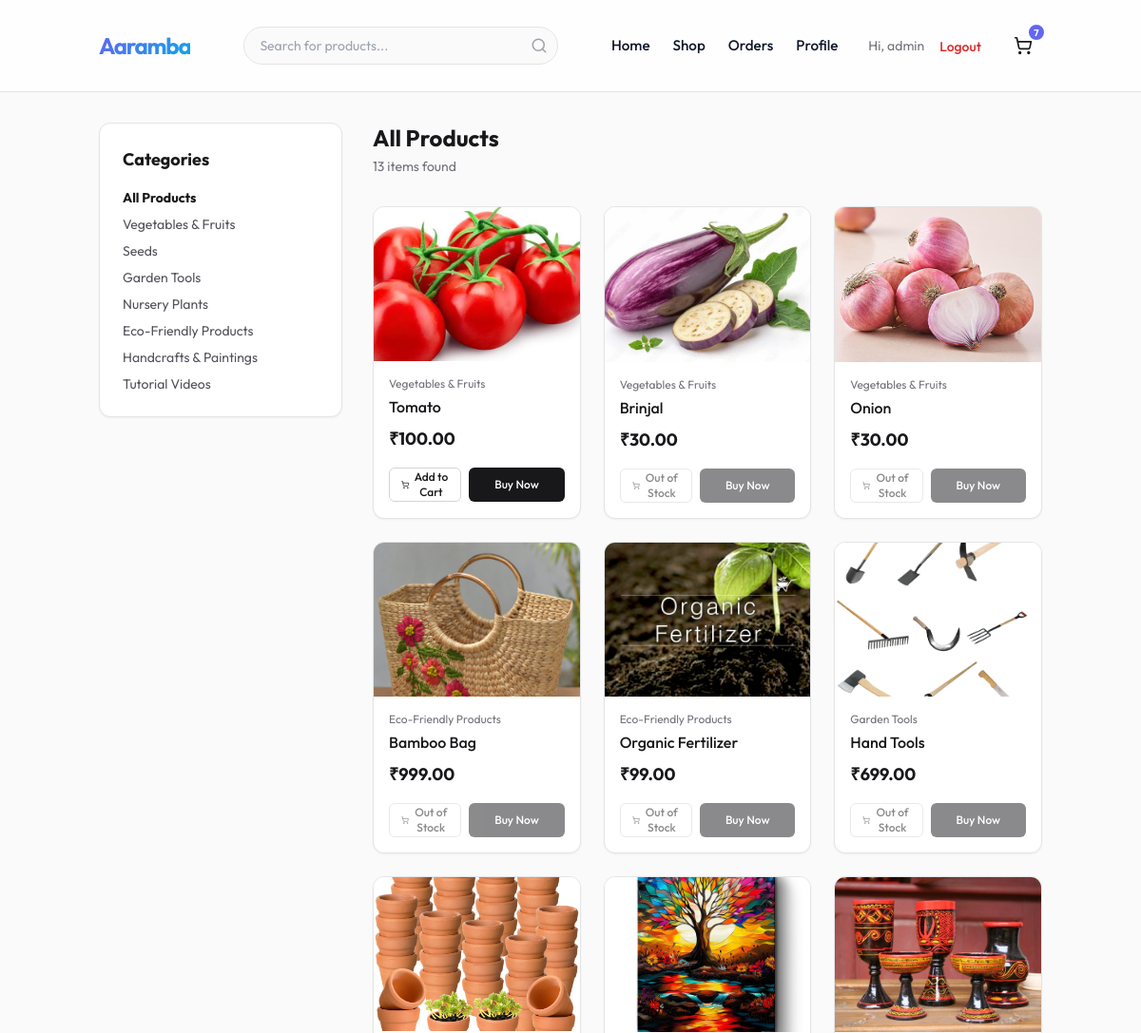
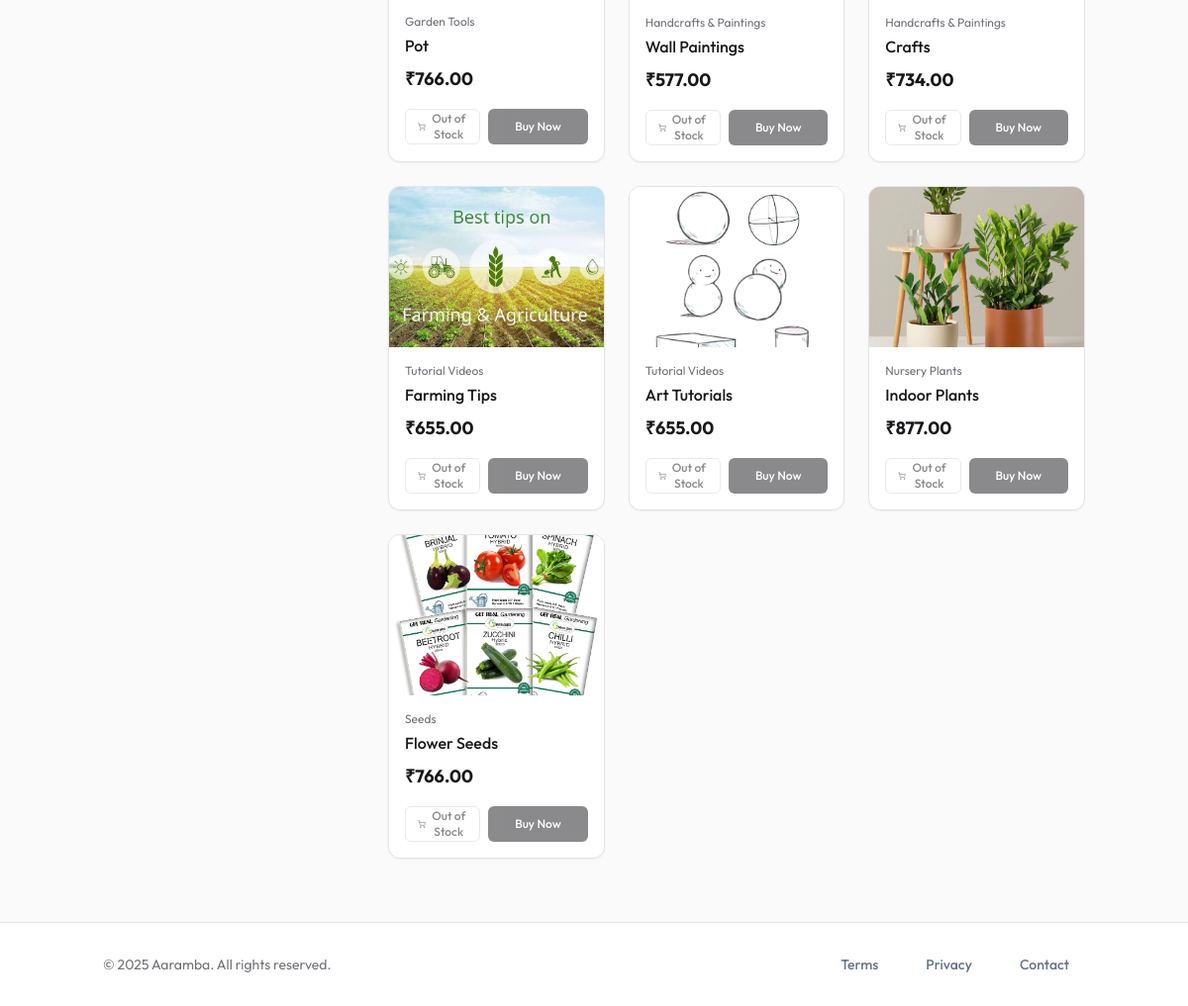
The page /products/ (signed in) on the database as committed earlier (2 pictures, top to bottom).
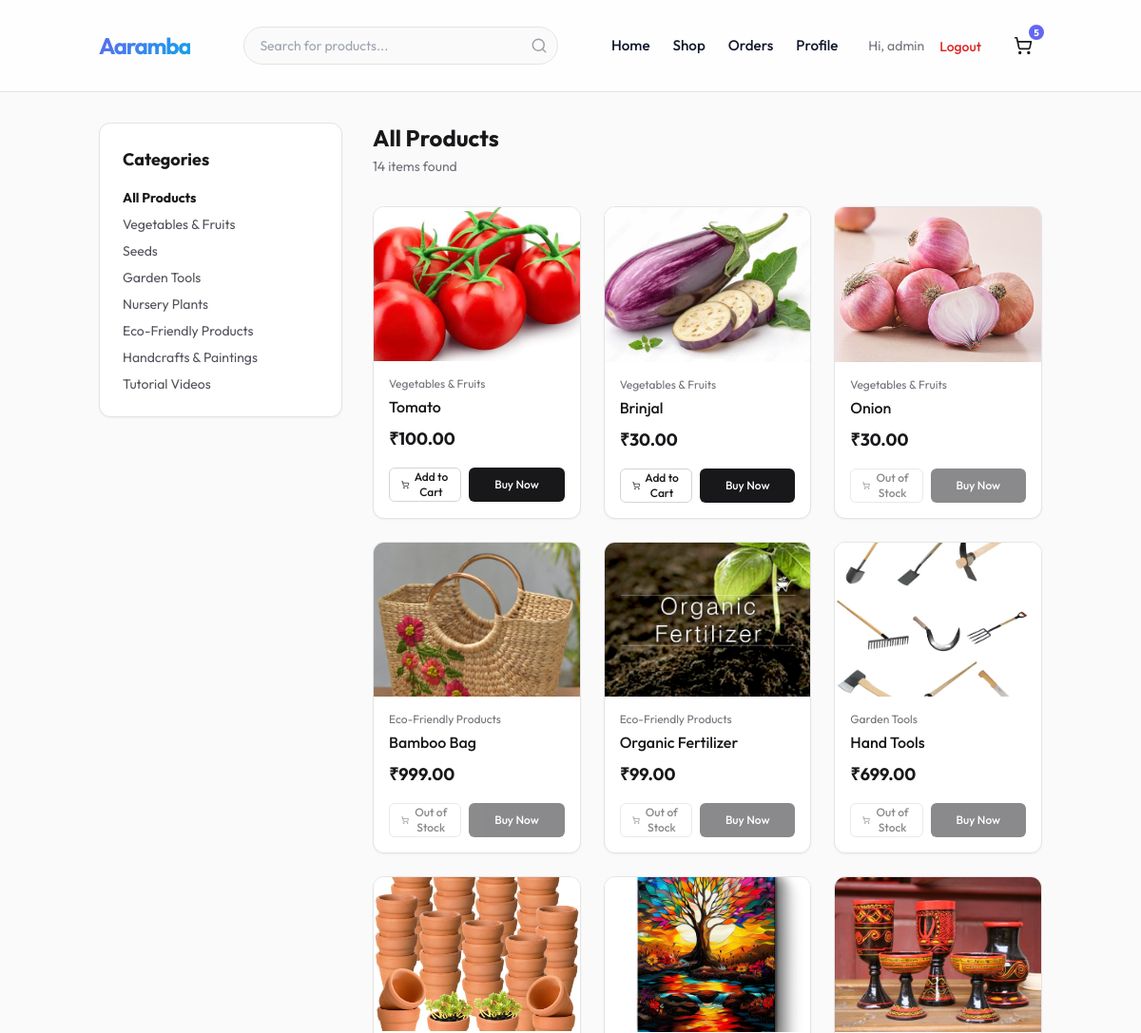
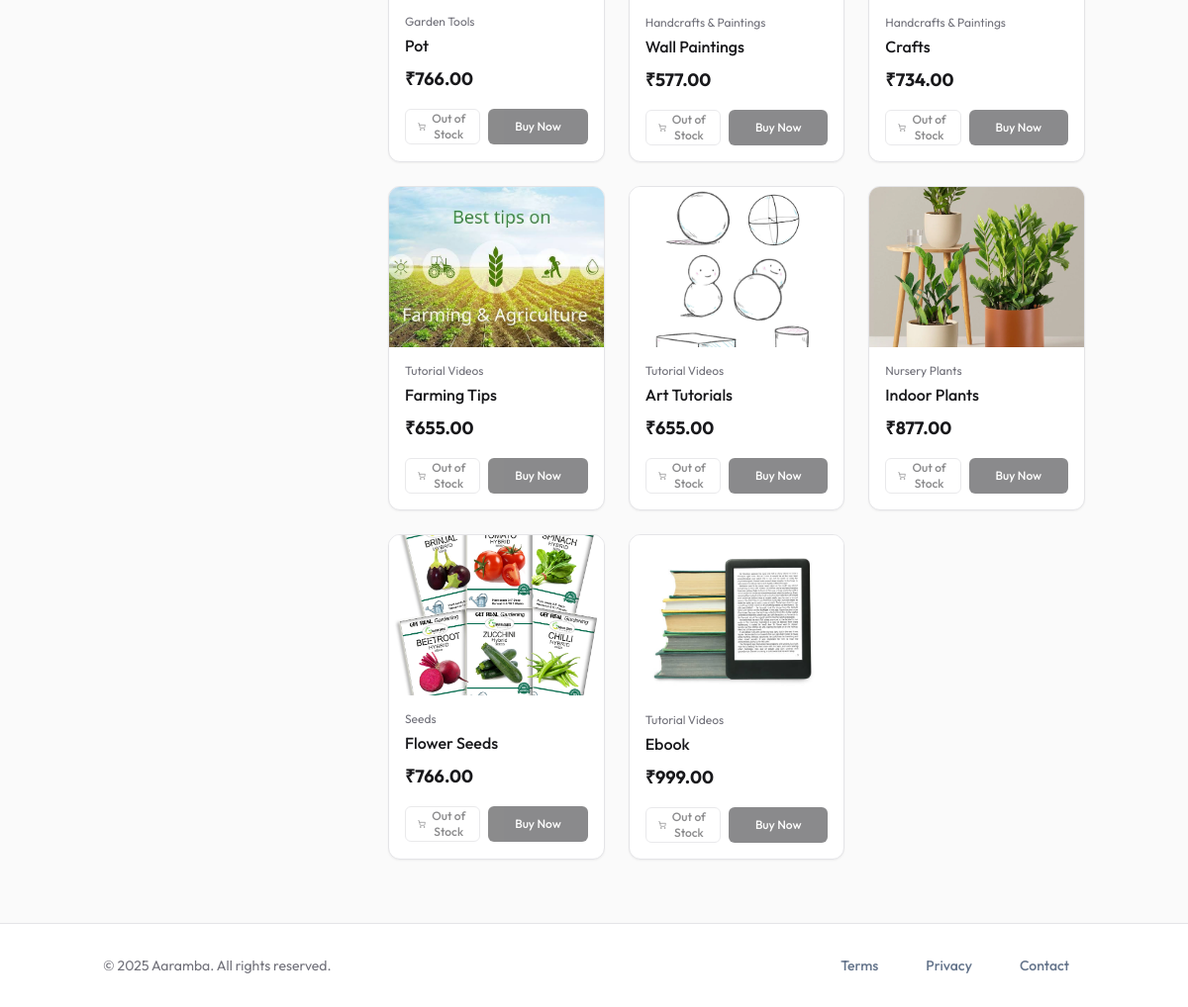
The same page on the database as committed later (2 pictures, top to bottom).
### accounts/models.py (models this page shows, shortened)
class User(AbstractUser):
    class Role(models.TextChoices):
        ADMIN = "ADMIN", "Admin"
        CUSTOMER = "CUSTOMER", "Customer"
        SELLER = "SELLER", "Seller"
        DELIVERY = "DELIVERY", "Delivery Partner"
    role = models.CharField(max_length=50, choices=Role.choices, default=Role.CUSTOMER)
    phone = models.CharField(max_length=15, blank=True, null=True)
    is_verified = models.BooleanField(default=False)

### orders/models.py (models this page shows, shortened)
class Cart(models.Model):
    user = models.ForeignKey(settings.AUTH_USER_MODEL, on_delete=models.CASCADE, null=True, blank=True, related_name='cart')
    session_id = models.CharField(max_length=255, null=True, blank=True)
    created_at = models.DateTimeField(auto_now_add=True)
    updated_at = models.DateTimeField(auto_now=True)
    @property
    def total_items(self):
        return sum(item.quantity for item in self.items.all())

class CartItem(models.Model):
    cart = models.ForeignKey(Cart, on_delete=models.CASCADE, related_name='items')
    product = models.ForeignKey(Product, on_delete=models.CASCADE)
    sku = models.ForeignKey(SKU, on_delete=models.CASCADE)
    quantity = models.PositiveIntegerField(default=1)

### products/models.py (models this page shows, shortened)
class Category(MPTTModel):
    name = models.CharField(max_length=100)
    parent = TreeForeignKey('self', on_delete=models.CASCADE, null=True, blank=True, related_name='children')
    slug = models.SlugField(unique=True)
    image = models.ImageField(upload_to='categories/', blank=True, null=True)
    class MPTTMeta:
        order_insertion_by = ['name']

class Product(models.Model):
    seller = models.ForeignKey(Seller, on_delete=models.CASCADE, related_name='products')
    category = TreeForeignKey(Category, on_delete=models.SET_NULL, null=True, related_name='products')
    title = models.CharField(max_length=255)
    description = models.TextField()
    base_price = models.DecimalField(max_digits=10, decimal_places=2)
    image = models.ImageField(upload_to='products/', blank=True, null=True)
    created_at = models.DateTimeField(auto_now_add=True)
    updated_at = models.DateTimeField(auto_now=True)
    is_active = models.BooleanField(default=True)
    def get_active_offer(self):
        from django.utils import timezone
        from promotions.models import Offer
        now = timezone.now()
        if self.category:
            categories = self.category.get_ancestors(include_self=True)
            return Offer.objects.filter(categories__in=categories, is_active=True, start_date__lte=now, end_date__gte=now).order_by('-discount_percent').first()
        return None
    @property
    def is_in_stock(self):
        return self.skus.filter(stock__gt=0).exists()

### products/views.py (the view)
# urls.py: path('', views.product_list, name='product_list'),
def product_list(request, category_slug=None):
    category = None
    categories = Category.objects.all()
    products = Product.objects.filter(is_active=True)
    if category_slug:
        category = get_object_or_404(Category, slug=category_slug)
        products = products.filter(category__in=category.get_descendants(include_self=True))
    search_query = request.GET.get('q')
    if search_query:
        products = products.filter(Q(title__icontains=search_query) | Q(description__icontains=search_query))
    return render(request, 'products/product_list.html', {
        'category': category,
        'categories': categories,
        'products': products,
        'search_query': search_query
    })

### templates/products/product_list.html (shortened to what this page needs)
{% extends 'base.html' %}
{% block content %}
<div class="container mx-auto px-4 py-8 flex flex-col md:flex-row gap-8">
    <aside class="w-full md:w-64 flex-shrink-0">
        <div class="bg-white border border-zinc-200 rounded-xl p-6 shadow-sm sticky top-24">
            <h3 class="font-bold text-lg mb-4 text-zinc-900">Categories</h3>
            <ul class="space-y-2">
                <li>
                    <a href="{% url 'products:product_list' %}"
                        class="block text-sm {% if not category %}font-bold text-zinc-900{% else %}text-zinc-600 hover:text-zinc-900{% endif %} transition-colors">
                        All Products
                    </a>
                </li>
                {% for cat in categories %}
                {% if cat.is_root_node %}
                <li class="space-y-1">
                    <a href="{% url 'products:product_list_by_category' cat.slug %}"
                        class="block text-sm {% if category and category.id == cat.id %}font-bold text-zinc-900{% else %}text-zinc-600 hover:text-zinc-900{% endif %} transition-colors">
                        {{ cat.name }}
                    </a>
                </li>
                {% endif %}
                {% endfor %}
            </ul>
        </div>
    </aside>
    <div class="flex-grow">
        <div class="mb-6">
            {% if search_query %}
            <h2 class="text-2xl font-bold text-zinc-900">Search Results for "{{ search_query }}"</h2>
            {% elif category %}
            <h2 class="text-2xl font-bold text-zinc-900">{{ category.name }}</h2>
            {% else %}
            <h2 class="text-2xl font-bold text-zinc-900">All Products</h2>
            {% endif %}
            <p class="text-zinc-500 text-sm mt-1">{{ products.count }} items found</p>
        </div>
        {% if products %}
        <div class="grid grid-cols-1 sm:grid-cols-2 lg:grid-cols-3 gap-6">
            {% for product in products %}
            <div
                class="group block bg-white border border-zinc-200 rounded-xl overflow-hidden shadow-sm hover:shadow-md transition-all hover:border-zinc-300">
                <a href="{% url 'products:product_detail' product.pk %}">
                    <div class="aspect-[4/3] bg-zinc-100 relative overflow-hidden">
                        {% if product.image %}
                        <img src="{{ product.image.url }}" alt="{{ product.title }}"
                            class="w-full h-full object-cover object-center group-hover:scale-105 transition-transform duration-300">
                        {% else %}
                        <img src="https://placehold.co/600x400?text={{ product.title|urlencode }}"
                            alt="{{ product.title }}" class="w-full h-full object-cover object-center opacity-80">
                        {% endif %}
                    </div>
                </a>
                <div class="p-4">
                    <a href="{% url 'products:product_detail' product.pk %}">
                        {% if product.category %}
                        <p class="text-xs text-zinc-500 mb-1">{{ product.category.name }}</p>
                        {% endif %}
                        <h3 class="font-medium text-zinc-900 group-hover:text-zinc-700 truncate">{{ product.title }}
                        </h3>
                        <div class="mt-2 flex items-baseline gap-2">
                            {% if product.get_active_offer %}
                            <span class="text-lg font-bold text-zinc-900">₹{{ product.discounted_price }}</span>
                            <span class="text-sm text-zinc-500 line-through">₹{{ product.base_price }}</span>
                            {% else %}
                            <span class="text-lg font-bold text-zinc-900">₹{{ product.base_price }}</span>
                            {% endif %}
                        </div>
                    </a>
                    <div class="mt-4 flex gap-2">
                        <form action="{% url 'orders:add_to_cart' product.pk %}" method="post"
                            class="flex-1 add-to-cart-form">
                            <button type="submit"
                                class="w-full inline-flex items-center justify-center h-9 rounded-md border border-zinc-300 bg-white px-3 text-xs font-medium text-zinc-900 hover:bg-zinc-50 transition-colors disabled:opacity-50 disabled:cursor-not-allowed"
                                {% if not product.is_in_stock %}disabled{% endif %}>
                                {% if not product.is_in_stock %}Out of Stock{% else %}Add to Cart{% endif %}
                            </button>
                        </form>
                        <a href="{% url 'products:product_detail' product.pk %}"
                            class="flex-1 inline-flex items-center justify-center h-9 rounded-md bg-zinc-900 px-3 text-xs font-medium text-white hover:bg-zinc-800 transition-colors {% if not product.is_in_stock %}opacity-50 cursor-not-allowed pointer-events-none{% endif %}">
                            Buy Now
                        </a>
                    </div>
                </div>
            </div>
            {% endfor %}
        </div>
        {% else %}
        <div class="text-center py-20 bg-zinc-50 rounded-xl border border-zinc-200 border-dashed">
            <p class="text-zinc-500">No products found.</p>
            <a href="{% url 'products:product_list' %}"
                class="text-sm font-medium text-zinc-900 hover:underline mt-2 inline-block">Clear Filters</a>
        </div>
        {% endif %}
    </div>
</div>
{% endblock %}

### templates/base.html (shortened to what this page needs)
<!DOCTYPE html>
<html lang="en">
<head>
    <script src="https://cdn.tailwindcss.com"></script>
    {% load static %}
    <link rel="stylesheet" href="{% static 'css/style.css' %}">
</head>
<body class="bg-zinc-50 text-zinc-900 antialiased min-h-screen flex flex-col">
    <header class="main-header sticky top-0 z-50 w-full border-b border-zinc-200 bg-white/80 backdrop-blur-md">
        <div class="container mx-auto px-4 h-16 flex items-center justify-between">
            <a href="{% url 'core:home' %}" class="logo flex items-center gap-2">
                <span class="text-2xl font-bold tracking-tighter">Aaramba</span>
            </a>
            <div class="hidden md:flex relative w-1/3 mx-4">
                <form action="{% url 'products:product_list' %}" method="get" class="w-full relative">
                    <input type="text" name="q" id="search-input" placeholder="Search for products..."
                        class="w-full h-10 pl-4 pr-10 rounded-full border border-zinc-200 bg-zinc-50 text-sm focus:outline-none focus:ring-2 focus:ring-primary/20 focus:border-primary transition-all"
                        autocomplete="off">
                    <button type="submit"
                        class="absolute right-0 top-0 h-10 w-10 flex items-center justify-center text-zinc-400 hover:text-primary transition-colors">
                        <svg xmlns="http://www.w3.org/2000/svg" width="18" height="18" viewBox="0 0 24 24" fill="none"
                            stroke="currentColor" stroke-width="2" stroke-linecap="round" stroke-linejoin="round">
                            <circle cx="11" cy="11" r="8"></circle>
                            <line x1="21" y1="21" x2="16.65" y2="16.65"></line>
                        </svg>
                    </button>
                </form>
            </div>
            <nav class="nav-links hidden md:flex items-center gap-6">
                <a href="{% url 'core:home' %}"
                    class="text-sm font-medium hover:text-primary transition-colors">Home</a>
                <a href="{% url 'products:product_list' %}"
                    class="text-sm font-medium hover:text-primary transition-colors">Shop</a>
                {% if user.is_authenticated %}
                <a href="{% url 'orders:order_history' %}"
                    class="text-sm font-medium hover:text-primary transition-colors">Orders</a>
                <a href="{% url 'accounts:profile' %}"
                    class="text-sm font-medium hover:text-primary transition-colors">Profile</a>
                <div class="flex items-center gap-4 ml-2">
                    <span class="text-sm text-zinc-500">Hi, {{ user.username }}</span>
                    <form action="{% url 'accounts:logout' %}" method="post" class="inline">
                        <button type="submit"
                            class="text-sm font-medium text-red-600 hover:text-red-700 transition-colors">Logout</button>
                    </form>
                </div>
                {% endif %}
                <a href="{% url 'orders:view_cart' %}"
                    class="relative inline-flex items-center justify-center w-10 h-10 rounded-full hover:bg-zinc-100 transition-colors">
                    <span
                        class="cart-badge absolute -top-1 -right-1 bg-primary text-white text-[10px] font-bold h-5 w-5 flex items-center justify-center rounded-full border-2 border-white {% if request.user.cart.first.total_items > 0 %}{% else %}hidden{% endif %}">
                        {% if request.user.is_authenticated %}
                        {{ request.user.cart.first.total_items|default:0 }}
                        {% else %}
                        0
                        {% endif %}
                    </span>
                </a>
            </nav>
        </div>
    </header>
    <main class="flex-1">
        {% block content %}
        {% endblock %}
    </main>
    <footer class="main-footer border-t border-zinc-200 bg-white py-8 mt-auto">
        <div class="container mx-auto px-4 flex flex-col md:flex-row justify-between items-center gap-4">
            <p class="text-sm text-zinc-500">&copy; 2025 Aaramba. All rights reserved.</p>
            <div class="flex gap-4">
                <a href="{% url 'core:terms' %}" class="text-sm text-zinc-500 hover:text-zinc-900">Terms</a>
                <a href="{% url 'core:privacy' %}" class="text-sm text-zinc-500 hover:text-zinc-900">Privacy</a>
                <a href="{% url 'core:contact' %}" class="text-sm text-zinc-500 hover:text-zinc-900">Contact</a>
            </div>
        </div>
    </footer>
</body>
</html>

### static/css/style.css (style rules this page uses)
:root { --primary: #6366f1; --primary-dark: #4f46e5; --primary-light: #818cf8; --secondary: #0ea5e9; --accent: #f43f5e; --bg-body: #f8fafc; --bg-card: #ffffff; --bg-glass: rgba(255, 255, 255, 0.9); --text-main: #0f172a; --text-muted: #64748b; --border: #e2e8f0; --radius: 0.75rem; --shadow-sm: 0 1px 2px 0 rgb(0 0 0 / 0.05); --shadow-md: 0 4px 6px -1px rgb(0 0 0 / 0.1), 0 2px 4px -2px rgb(0 0 0 / 0.1); --shadow-lg: 0 20px 25px -5px rgb(0 0 0 / 0.1), 0 8px 10px -6px rgb(0 0 0 / 0.1); --shadow-color: 0 10px 15px -3px rgba(99, 102, 241, 0.2); --font-main: 'Outfit', sans-serif; }
* { margin: 0; padding: 0; box-sizing: border-box; }
body { font-family: var(--font-main); background-color: var(--bg-body); color: var(--text-main); line-height: 1.6; -webkit-font-smoothing: antialiased; }
.container { max-width: 1280px; margin: 0 auto; padding: 0 1.5rem; }
.main-header { background-color: var(--bg-glass); backdrop-filter: blur(12px); border-bottom: 1px solid var(--border); padding: 1rem 0; position: sticky; top: 0; z-index: 50; }
.main-header .container { display: flex; justify-content: space-between; align-items: center; }
.logo { font-size: 1.75rem; font-weight: 800; background: linear-gradient(135deg, var(--primary) 0%, var(--secondary) 100%); -webkit-background-clip: text; -webkit-text-fill-color: transparent; text-decoration: none; letter-spacing: -0.03em; }
.nav-links { display: flex; gap: 2rem; list-style: none; align-items: center; }
.nav-links a { color: var(--text-main); text-decoration: none; font-weight: 500; font-size: 0.95rem; transition: color 0.2s ease; }
.grid { display: grid; grid-template-columns: repeat(auto-fill, minmax(280px, 1fr)); gap: 2rem; margin: 2rem 0; }
.main-footer { background-color: white; border-top: 1px solid var(--border); padding: 4rem 0 2rem; margin-top: auto; text-align: center; }
.main-footer a { color: var(--text-muted); text-decoration: none; margin: 0 1rem; font-weight: 500; transition: color 0.2s; }
input, select, textarea { width: 100%; padding: 0.75rem 1rem; border: 1px solid var(--border); border-radius: var(--radius); font-family: var(--font-main); font-size: 0.95rem; transition: all 0.2s; background-color: white; }

### templates/base.html (style rules this page uses)
body { font-family: 'Outfit', sans-serif; }

Rows that differ between the two databases and show on the page:
changed User "admin": user.cart.first.total_items "7" → "5"
computed for Product "Brinjal": text "Out of Stock" → "Add to Cart"
added Product: image (picture), category.name "Tutorial Videos", title "Ebook", base_price "999.00", shows "Out of Stock"
Other text that changed with them:
{{ products.count }}: "13" → "14"
